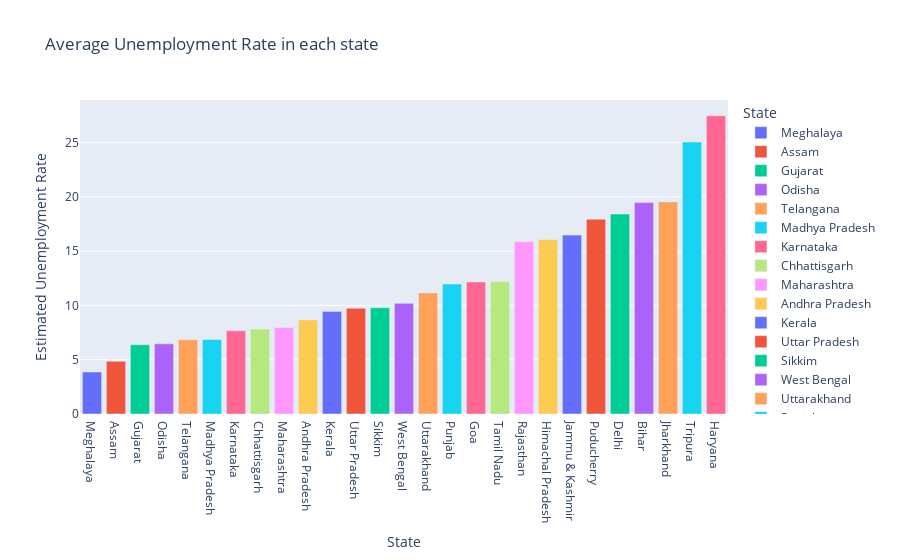

The notebook cell this image was saved under:
### Code cell
plot_ump = df1[['Estimated Unemployment Rate', 'State']]
df_unemp = plot_ump.groupby('State').mean().reset_index()
df_unemp = df_unemp.sort_values('Estimated Unemployment Rate')
fig = px.bar(df_unemp, x='State', y='Estimated Unemployment Rate', color='State',
             title='Average Unemployment Rate in each state', template='plotly')
fig.show()

### Figure 1 — Plotly figure (JSON) as saved in the notebook; plotly's stock layout.template omitted (floating-point values rounded to 4 significant figures)
{"data": [{"alignmentgroup": "True", "hovertemplate": "State=%{x}<br>Estimated Unemployment Rate=%{y}<extra></extra>", "legendgroup": "Meghalaya", "marker": {"color": "#636efa", "pattern": {"shape": ""}}, "name": "Meghalaya", "offsetgroup": "Meghalaya", "orientation": "v", "showlegend": true, "textposition": "auto", "type": "bar", "x": ["Meghalaya"], "xaxis": "x", "y": [3.866], "yaxis": "y"}, {"alignmentgroup": "True", "hovertemplate": "State=%{x}<br>Estimated Unemployment Rate=%{y}<extra></extra>", "legendgroup": "Assam", "marker": {"color": "#EF553B", "pattern": {"shape": ""}}, "name": "Assam", "offsetgroup": "Assam", "orientation": "v", "showlegend": true, "textposition": "auto", "type": "bar", "x": ["Assam"], "xaxis": "x", "y": [4.856], "yaxis": "y"}, {"alignmentgroup": "True", "hovertemplate": "State=%{x}<br>Estimated Unemployment Rate=%{y}<extra></extra>", "legendgroup": "Gujarat", "marker": {"color": "#00cc96", "pattern": {"shape": ""}}, "name": "Gujarat", "offsetgroup": "Gujarat", "orientation": "v", "showlegend": true, "textposition": "auto", "type": "bar", "x": ["Gujarat"], "xaxis": "x", "y": [6.376], "yaxis": "y"}, {"alignmentgroup": "True", "hovertemplate": "State=%{x}<br>Estimated Unemployment Rate=%{y}<extra></extra>", "legendgroup": "Odisha", "marker": {"color": "#ab63fa", "pattern": {"shape": ""}}, "name": "Odisha", "offsetgroup": "Odisha", "orientation": "v", "showlegend": true, "textposition": "auto", "type": "bar", "x": ["Odisha"], "xaxis": "x", "y": [6.462], "yaxis": "y"}, {"alignmentgroup": "True", "hovertemplate": "State=%{x}<br>Estimated Unemployment Rate=%{y}<extra></extra>", "legendgroup": "Telangana", "marker": {"color": "#FFA15A", "pattern": {"shape": ""}}, "name": "Telangana", "offsetgroup": "Telangana", "orientation": "v", "showlegend": true, "textposition": "auto", "type": "bar", "x": ["Telangana"], "xaxis": "x", "y": [6.833], "yaxis": "y"}, {"alignmentgroup": "True", "hovertemplate": "State=%{x}<br>Estimated Unemployment Rate=%{y}<extra></extra>", "legendgroup": "Madhya Pradesh", "marker": {"color": "#19d3f3", "pattern": {"shape": ""}}, "name": "Madhya Pradesh", "offsetgroup": "Madhya Pradesh", "orientation": "v", "showlegend": true, "textposition": "auto", "type": "bar", "x": ["Madhya Pradesh"], "xaxis": "x", "y": [6.854], "yaxis": "y"}, {"alignmentgroup": "True", "hovertemplate": "State=%{x}<br>Estimated Unemployment Rate=%{y}<extra></extra>", "legendgroup": "Karnataka", "marker": {"color": "#FF6692", "pattern": {"shape": ""}}, "name": "Karnataka", "offsetgroup": "Karnataka", "orientation": "v", "showlegend": true, "textposition": "auto", "type": "bar", "x": ["Karnataka"], "xaxis": "x", "y": [7.668], "yaxis": "y"}, {"alignmentgroup": "True", "hovertemplate": "State=%{x}<br>Estimated Unemployment Rate=%{y}<extra></extra>", "legendgroup": "Chhattisgarh", "marker": {"color": "#B6E880", "pattern": {"shape": ""}}, "name": "Chhattisgarh", "offsetgroup": "Chhattisgarh", "orientation": "v", "showlegend": true, "textposition": "auto", "type": "bar", "x": ["Chhattisgarh"], "xaxis": "x", "y": [7.819], "yaxis": "y"}, {"alignmentgroup": "True", "hovertemplate": "State=%{x}<br>Estimated Unemployment Rate=%{y}<extra></extra>", "legendgroup": "Maharashtra", "marker": {"color": "#FF97FF", "pattern": {"shape": ""}}, "name": "Maharashtra", "offsetgroup": "Maharashtra", "orientation": "v", "showlegend": true, "textposition": "auto", "type": "bar", "x": ["Maharashtra"], "xaxis": "x", "y": [7.979], "yaxis": "y"}, {"alignmentgroup": "True", "hovertemplate": "State=%{x}<br>Estimated Unemployment Rate=%{y}<extra></extra>", "legendgroup": "Andhra Pradesh", "marker": {"color": "#FECB52", "pattern": {"shape": ""}}, "name": "Andhra Pradesh", "offsetgroup": "Andhra Pradesh", "orientation": "v", "showlegend": true, "textposition": "auto", "type": "bar", "x": ["Andhra Pradesh"], "xaxis": "x", "y": [8.664], "yaxis": "y"}, {"alignmentgroup": "True", "hovertemplate": "State=%{x}<br>Estimated Unemployment Rate=%{y}<extra></extra>", "legendgroup": "Kerala", "marker": {"color": "#636efa", "pattern": {"shape": ""}}, "name": "Kerala", "offsetgroup": "Kerala", "orientation": "v", "showlegend": true, "textposition": "auto", "type": "bar", "x": ["Kerala"], "xaxis": "x", "y": [9.434], "yaxis": "y"}, {"alignmentgroup": "True", "hovertemplate": "State=%{x}<br>Estimated Unemployment Rate=%{y}<extra></extra>", "legendgroup": "Uttar Pradesh", "marker": {"color": "#EF553B", "pattern": {"shape": ""}}, "name": "Uttar Pradesh", "offsetgroup": "Uttar Pradesh", "orientation": "v", "showlegend": true, "textposition": "auto", "type": "bar", "x": ["Uttar Pradesh"], "xaxis": "x", "y": [9.737], "yaxis": "y"}, {"alignmentgroup": "True", "hovertemplate": "State=%{x}<br>Estimated Unemployment Rate=%{y}<extra></extra>", "legendgroup": "Sikkim", "marker": {"color": "#00cc96", "pattern": {"shape": ""}}, "name": "Sikkim", "offsetgroup": "Sikkim", "orientation": "v", "showlegend": true, "textposition": "auto", "type": "bar", "x": ["Sikkim"], "xaxis": "x", "y": [9.793], "yaxis": "y"}, {"alignmentgroup": "True", "hovertemplate": "State=%{x}<br>Estimated Unemployment Rate=%{y}<extra></extra>", "legendgroup": "West Bengal", "marker": {"color": "#ab63fa", "pattern": {"shape": ""}}, "name": "West Bengal", "offsetgroup": "West Bengal", "orientation": "v", "showlegend": true, "textposition": "auto", "type": "bar", "x": ["West Bengal"], "xaxis": "x", "y": [10.19], "yaxis": "y"}, {"alignmentgroup": "True", "hovertemplate": "State=%{x}<br>Estimated Unemployment Rate=%{y}<extra></extra>", "legendgroup": "Uttarakhand", "marker": {"color": "#FFA15A", "pattern": {"shape": ""}}, "name": "Uttarakhand", "offsetgroup": "Uttarakhand", "orientation": "v", "showlegend": true, "textposition": "auto", "type": "bar", "x": ["Uttarakhand"], "xaxis": "x", "y": [11.16], "yaxis": "y"}, {"alignmentgroup": "True", "hovertemplate": "State=%{x}<br>Estimated Unemployment Rate=%{y}<extra></extra>", "legendgroup": "Punjab", "marker": {"color": "#19d3f3", "pattern": {"shape": ""}}, "name": "Punjab", "offsetgroup": "Punjab", "orientation": "v", "showlegend": true, "textposition": "auto", "type": "bar", "x": ["Punjab"], "xaxis": "x", "y": [11.98], "yaxis": "y"}, {"alignmentgroup": "True", "hovertemplate": "State=%{x}<br>Estimated Unemployment Rate=%{y}<extra></extra>", "legendgroup": "Goa", "marker": {"color": "#FF6692", "pattern": {"shape": ""}}, "name": "Goa", "offsetgroup": "Goa", "orientation": "v", "showlegend": true, "textposition": "auto", "type": "bar", "x": ["Goa"], "xaxis": "x", "y": [12.17], "yaxis": "y"}, {"alignmentgroup": "True", "hovertemplate": "State=%{x}<br>Estimated Unemployment Rate=%{y}<extra></extra>", "legendgroup": "Tamil Nadu", "marker": {"color": "#B6E880", "pattern": {"shape": ""}}, "name": "Tamil Nadu", "offsetgroup": "Tamil Nadu", "orientation": "v", "showlegend": true, "textposition": "auto", "type": "bar", "x": ["Tamil Nadu"], "xaxis": "x", "y": [12.19], "yaxis": "y"}, {"alignmentgroup": "True", "hovertemplate": "State=%{x}<br>Estimated Unemployment Rate=%{y}<extra></extra>", "legendgroup": "Rajasthan", "marker": {"color": "#FF97FF", "pattern": {"shape": ""}}, "name": "Rajasthan", "offsetgroup": "Rajasthan", "orientation": "v", "showlegend": true, "textposition": "auto", "type": "bar", "x": ["Rajasthan"], "xaxis": "x", "y": [15.87], "yaxis": "y"}, {"alignmentgroup": "True", "hovertemplate": "State=%{x}<br>Estimated Unemployment Rate=%{y}<extra></extra>", "legendgroup": "Himachal Pradesh", "marker": {"color": "#FECB52", "pattern": {"shape": ""}}, "name": "Himachal Pradesh", "offsetgroup": "Himachal Pradesh", "orientation": "v", "showlegend": true, "textposition": "auto", "type": "bar", "x": ["Himachal Pradesh"], "xaxis": "x", "y": [16.07], "yaxis": "y"}, {"alignmentgroup": "True", "hovertemplate": "State=%{x}<br>Estimated Unemployment Rate=%{y}<extra></extra>", "legendgroup": "Jammu & Kashmir", "marker": {"color": "#636efa", "pattern": {"shape": ""}}, "name": "Jammu & Kashmir", "offsetgroup": "Jammu & Kashmir", "orientation": "v", "showlegend": true, "textposition": "auto", "type": "bar", "x": ["Jammu & Kashmir"], "xaxis": "x", "y": [16.48], "yaxis": "y"}, {"alignmentgroup": "True", "hovertemplate": "State=%{x}<br>Estimated Unemployment Rate=%{y}<extra></extra>", "legendgroup": "Puducherry", "marker": {"color": "#EF553B", "pattern": {"shape": ""}}, "name": "Puducherry", "offsetgroup": "Puducherry", "orientation": "v", "showlegend": true, "textposition": "auto", "type": "bar", "x": ["Puducherry"], "xaxis": "x", "y": [17.94], "yaxis": "y"}, {"alignmentgroup": "True", "hovertemplate": "State=%{x}<br>Estimated Unemployment Rate=%{y}<extra></extra>", "legendgroup": "Delhi", "marker": {"color": "#00cc96", "pattern": {"shape": ""}}, "name": "Delhi", "offsetgroup": "Delhi", "orientation": "v", "showlegend": true, "textposition": "auto", "type": "bar", "x": ["Delhi"], "xaxis": "x", "y": [18.41], "yaxis": "y"}, {"alignmentgroup": "True", "hovertemplate": "State=%{x}<br>Estimated Unemployment Rate=%{y}<extra></extra>", "legendgroup": "Bihar", "marker": {"color": "#ab63fa", "pattern": {"shape": ""}}, "name": "Bihar", "offsetgroup": "Bihar", "orientation": "v", "showlegend": true, "textposition": "auto", "type": "bar", "x": ["Bihar"], "xaxis": "x", "y": [19.47], "yaxis": "y"}, {"alignmentgroup": "True", "hovertemplate": "State=%{x}<br>Estimated Unemployment Rate=%{y}<extra></extra>", "legendgroup": "Jharkhand", "marker": {"color": "#FFA15A", "pattern": {"shape": ""}}, "name": "Jharkhand", "offsetgroup": "Jharkhand", "orientation": "v", "showlegend": true, "textposition": "auto", "type": "bar", "x": ["Jharkhand"], "xaxis": "x", "y": [19.54], "yaxis": "y"}, {"alignmentgroup": "True", "hovertemplate": "State=%{x}<br>Estimated Unemployment Rate=%{y}<extra></extra>", "legendgroup": "Tripura", "marker": {"color": "#19d3f3", "pattern": {"shape": ""}}, "name": "Tripura", "offsetgroup": "Tripura", "orientation": "v", "showlegend": true, "textposition": "auto", "type": "bar", "x": ["Tripura"], "xaxis": "x", "y": [25.05], "yaxis": "y"}, {"alignmentgroup": "True", "hovertemplate": "State=%{x}<br>Estimated Unemployment Rate=%{y}<extra></extra>", "legendgroup": "Haryana", "marker": {"color": "#FF6692", "pattern": {"shape": ""}}, "name": "Haryana", "offsetgroup": "Haryana", "orientation": "v", "showlegend": true, "textposition": "auto", "type": "bar", "x": ["Haryana"], "xaxis": "x", "y": [27.48], "yaxis": "y"}], "layout": {"barmode": "relative", "legend": {"title": {"text": "State"}, "tracegroupgap": 0}, "title": {"text": "Average Unemployment Rate in each state"}, "xaxis": {"anchor": "y", "categoryarray": ["Meghalaya", "Assam", "Gujarat", "Odisha", "Telangana", "Madhya Pradesh", "Karnataka", "Chhattisgarh", "Maharashtra", "Andhra Pradesh", "Kerala", "Uttar Pradesh", "Sikkim", "West Bengal", "Uttarakhand", "Punjab", "Goa", "Tamil Nadu", "Rajasthan", "Himachal Pradesh", "Jammu & Kashmir", "Puducherry", "Delhi", "Bihar", "Jharkhand", "Tripura", "Haryana"], "categoryorder": "array", "domain": [0, 1], "title": {"text": "State"}}, "yaxis": {"anchor": "x", "domain": [0, 1], "title": {"text": "Estimated Unemployment Rate"}}}}
